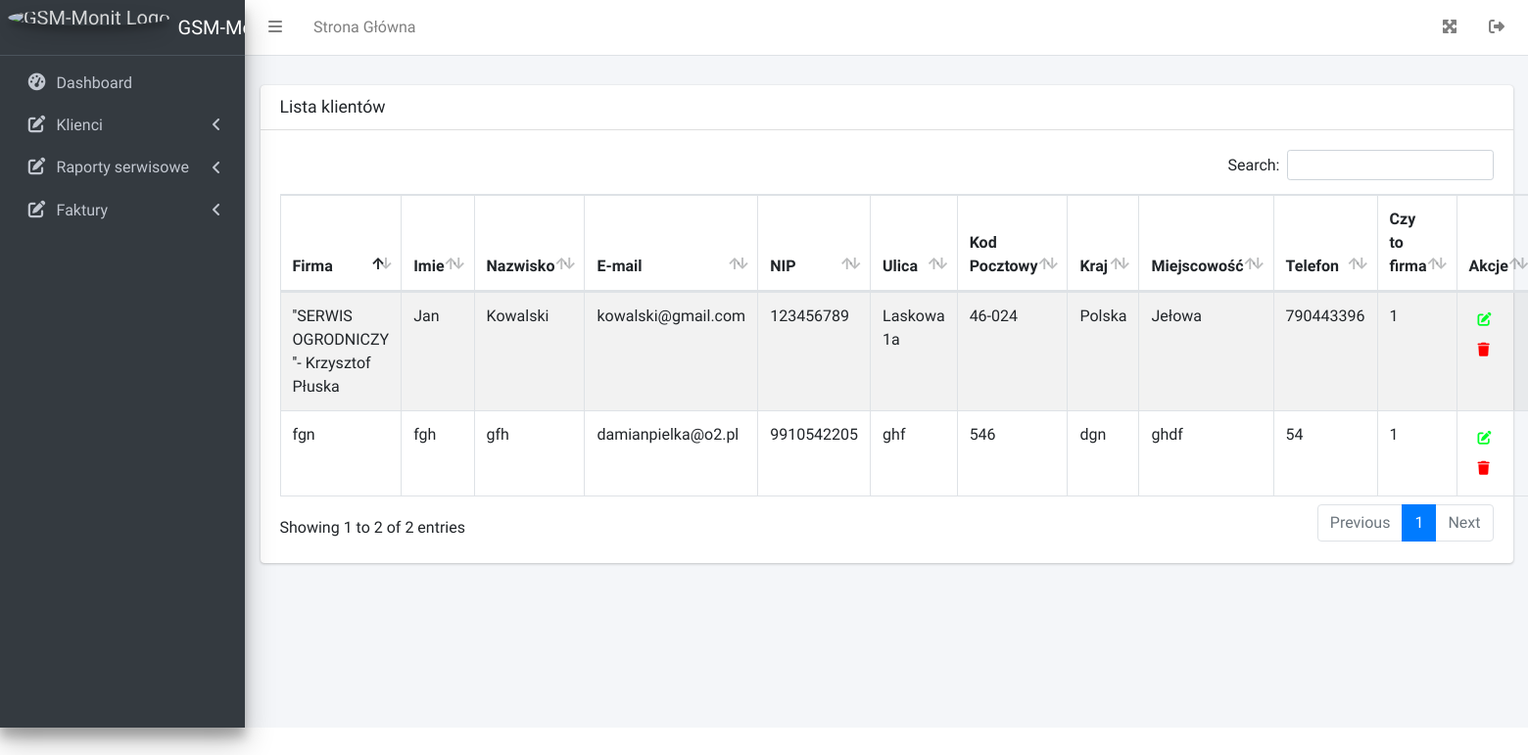
Page /pl/panel/klient/list (signed in) on the committed database.
### panel/models.py (models this page shows, shortened)
class Klient(models.Model):
    nazwa_firmy = models.CharField(max_length=150)
    imie = models.CharField(max_length=50, null=True, blank=True)
    nazwisko = models.CharField(max_length=50, null=True, blank=True)
    email = models.EmailField(null=True, blank=True)
    nip = models.IntegerField(null=True, blank=True)
    ulica = models.CharField(max_length=50)
    kod_pocztowy = models.CharField(max_length=50)
    kraj = models.CharField(max_length=50, null=True, blank=True)
    miejscowosc = models.CharField(max_length=50)
    telefon = models.IntegerField(null=True, blank=True)
    czy_firma = models.BooleanField(default=True)
    class Meta:
        verbose_name = 'Klient'
        verbose_name_plural = 'Klienci'

### panel/views/klientlist_view.py (the view)
# urls.py: path('klient/list', KlientListView.as_view(), name='list_klient'),
class KlientListView(LoginRequiredMixin, View):
    login_url = reverse_lazy('login')
    def get(self, request):
        queryset = Klient.objects.all()
        context = {
            'klients': queryset,
        }
        return render(request, 'panel/klienci/klient_list.html', context)

### templates/panel/klienci/klient_list.html
{% extends 'panel/base/base.html' %}
{%load static%}
{% block content %}
<div class="content-wrapper" xmlns="http://www.w3.org/1999/html">
    <section class="content-header">
    </section>
    <section class="content">
        <div class="container-fluid">
            <div class="card">
              <div class="card-header">
              <h3 class="card-title">Lista klientów</h3>
              </div>
              <div class="card-body">
                <table id="example1" class="table table-bordered table-striped">
                  <thead>
                    <tr>
                      <th>Firma</th>
                      <th>Imie</th>
                      <th>Nazwisko</th>
                      <th>E-mail</th>
                      <th>NIP</th>
                      <th>Ulica</th>
                      <th>Kod Pocztowy</th>
                      <th>Kraj</th>
                      <th>Miejscowość</th>
                      <th>Telefon</th>
                      <th>Czy to firma</th>
                      <th>Akcje</th>
                    </tr>
                  </thead>
                  <tbody>
                  {% for klient in klients %}
                    <tr>
                      <td>{{ klient.nazwa_firmy }}</td>
                      <td>{{ klient.imie|default:"Brak" }}</td>
                      <td>{{ klient.nazwisko|default:"Brak" }}</td>
                      <td>{{ klient.email|default:"Brak" }}</td>
                      <td>{{ klient.nip|default:"Brak" }}</td>
                      <td>{{ klient.ulica|default:"Brak" }}</td>
                      <td>{{ klient.kod_pocztowy|default:"Brak" }}</td>
                      <td>{{ klient.kraj|default:"Brak" }}</td>
                      <td>{{ klient.miejscowosc|default:"Brak" }}</td>
                      <td>{{ klient.telefon|default:"Brak" }}</td>
                      <td>{{ klient.czy_firma|yesno:"1,0"}}</td>
                      <td>
                        <button type="button" class="btn btn-link btn-sm btn-rounded">
                          <a href="{% url 'edit_klient' klient.pk %}"><i class="fa-solid fa-pen-to-square" style="color: #00ff2a;"></i></a>
                        </button>
                        <button type="button" class="btn btn-link btn-sm btn-rounded">
                          <a href="{% url 'delete_klient' klient.pk %}"><i class="fa-solid fa-trash" style="color: #ff0000;"></i></a>
                        </button>
                      </td>
                    </tr>
                  {% endfor %}
                  </tbody>
                </table>
              </div>
            </div>
        </div>
    </section>
</div>
{% endblock %}

### templates/panel/base/base.html (shortened to what this page needs)
{%load static%}
<!DOCTYPE html>
<html lang="en">
<head>
    <link rel="stylesheet" href="{% static 'assets/panel/select2/css/select2.min.css' %}">
    <link rel="stylesheet" href="{% static 'assets/panel/daterangepicker/daterangepicker.css' %}">
    <link rel="stylesheet" href="{% static 'assets/panel/datatables-bs4/css/dataTables.bootstrap4.min.css' %}">
<link rel="stylesheet" href="{% static 'assets/panel/datatables-responsive/css/responsive.bootstrap4.min.css' %}">
<link rel="stylesheet" href="{% static 'assets/panel/datatables-buttons/css/buttons.bootstrap4.min.css' %}">
    <link rel="stylesheet" href="{% static 'assets/panel/dropzone/min/dropzone.min.css' %}">
  <link rel="stylesheet" href="{% static 'assets/panel/fontawesome-free/css/all.min.css' %}">
  <link rel="stylesheet" href="{% static 'assets/panel/dist/css/adminlte.min.css' %}">
  <link href="{% static 'assets/panel/toastr/toastr.css' %}" rel="stylesheet"/>
</head>
<body class="hold-transition sidebar-mini">
<div class="wrapper">
  <nav class="main-header navbar navbar-expand navbar-white navbar-light">
    <ul class="navbar-nav">
      <li class="nav-item">
        <a class="nav-link" data-widget="pushmenu" href="#" role="button"><i class="fas fa-bars"></i></a>
      </li>
      <li class="nav-item d-none d-sm-inline-block">
        <a href="{% url 'dashboard' %}" class="nav-link">Strona Główna</a>
      </li>
    </ul>
    <ul class="navbar-nav ml-auto">
      <li class="nav-item">
        <a class="nav-link" data-widget="fullscreen" href="#" role="button">
          <i class="fas fa-expand-arrows-alt"></i>
        </a>
      </li>
      <li class="nav-item">
        <a class="nav-link" href="{% url 'logout' %}">
          <i class="fa-solid fa-right-from-bracket"></i>
        </a>
      </li>
    </ul>
  </nav>
  <aside class="main-sidebar sidebar-dark-primary elevation-4">
    <a href="{% url 'dashboard' %}" class="brand-link">
      <img src="{% static 'assets/panel/img/logo-1.png'%}" alt="GSM-Monit Logo" class="brand-image img-circle elevation-3" style="opacity: .8; margin-left: 0;">
      <span class="brand-text font-weight-light">GSM-Monit</span>
    </a>
    <div class="sidebar">
      <nav class="mt-2">
        <ul class="nav nav-pills nav-sidebar flex-column" data-widget="treeview" role="menu" data-accordion="false">
          <li class="nav-item">
            <a href="{% url 'dashboard' %}" class="nav-link">
              <i class="nav-icon fas fa-tachometer-alt"></i>
              <p>
                Dashboard
              </p>
            </a>
          </li>
            <li class="nav-item">
                    <a href="#" class="nav-link">
                    <i class="nav-icon fas fa-edit"></i>
                    <p>Klienci<i class="fas fa-angle-left right"></i></p>
                    </a>
            </li>
            <li class="nav-item">
                    <a href="#" class="nav-link">
                    <i class="nav-icon fas fa-edit"></i>
                    <p>Raporty serwisowe<i class="fas fa-angle-left right"></i></p>
                    </a>
            </li>
            <li class="nav-item">
                    <a href="#" class="nav-link">
                    <i class="nav-icon fas fa-edit"></i>
                    <p>Faktury<i class="fas fa-angle-left right"></i></p>
                    </a>
            </li>
        </ul>
      </nav>
    </div>
  </aside>
    {% block content %}{% endblock %}
</div>
</body>
</html>

### rows in the picture
Klient: nazwa_firmy "''SERWIS OGRODNICZY ''- Krzysztof Płuska", imie "Jan", nazwisko "Kowalski", email "kowalski@gmail.com", nip "123456789", ulica "Laskowa 1a", kod_pocztowy "46-024", kraj "Polska", miejscowosc "Jełowa", telefon "790443396", czy_firma "1"
Klient: nazwa_firmy "fgn", imie "fgh", nazwisko "gfh", email "damianpielka@o2.pl", nip "9910542205", ulica "ghf", kod_pocztowy "546", kraj "dgn", miejscowosc "ghdf", telefon "54", czy_firma "1"
